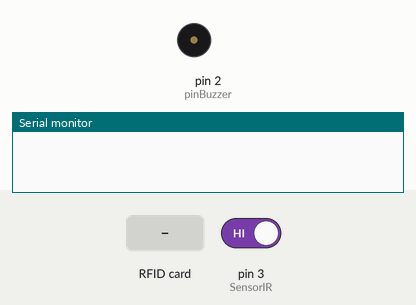
This sketch was run on a simulated Arduino Uno, built with avr-gcc and run on an emulated ATmega328P. On the bench: buzzer (waves = sounding, pin HIGH), the last lines printed to the serial monitor. Inputs (shaded band) come from the test bench; at power-on: pin 3 (SensorIR) HIGH. Pins used as bus, display or sensor lines are not drawn.

Above: at 1.6 s.
1.7 s: RFID card 5E 7A 19 C4 held to the reader
At 2.2 s:
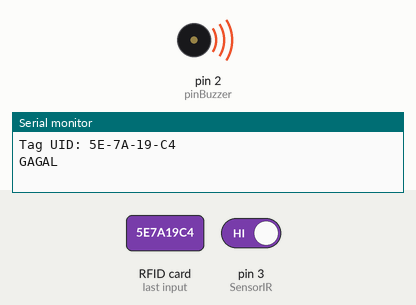
Timing chart, 0 to 4.7 s (numbered marks = the images above; inputs shaded):
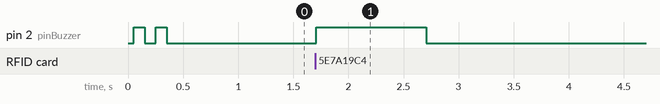

The sketch:

7_RFID_INFRARED.ino
```cpp
//Inisialisasi pembuatan variable

#include <SPI.h>
#include <MFRC522.h>

String uidString;

int pinBuzzer=2;
#define SS_PIN 10
#define RST_PIN 9
MFRC522 mfrc522(SS_PIN, RST_PIN);     //Create MFRC522 instance.

int SensorIR=3;
String kunci="dikunci";

void setup() {
 Serial.begin(9600);
 pinMode(pinBuzzer,OUTPUT);
 pinMode(SensorIR,INPUT);
 SPI.begin();   //Initiate SPI bus
 mfrc522. PCD_Init();  //Initiate MFRC522
 bunyibuzzeroke();
}
void bunyibuzzeroke(){
  digitalWrite(pinBuzzer,HIGH);
  delay(100);
  digitalWrite(pinBuzzer,LOW);
  delay(100);
  digitalWrite(pinBuzzer,HIGH);
  delay(100);
  digitalWrite(pinBuzzer,LOW);
  delay(100);
}

void readRFID(){
  mfrc522.PICC_ReadCardSerial();
  // Sound the buzzer when a card is read

  //Pembatas bisa dirubah sesuai keinginan,disini yang digunakan "-"
  uidString = String(mfrc522.uid.uidByte[0],HEX) + "-" +
              String(mfrc522.uid.uidByte[1],HEX) + "-" +
              String(mfrc522.uid.uidByte[2],HEX) + "-" +
              String(mfrc522.uid.uidByte[3],HEX);
              uidString.toUpperCase();
}

void bunyibuzzergagal(){
  digitalWrite(pinBuzzer,HIGH);
  delay(1000);
  digitalWrite(pinBuzzer,LOW);
  delay(1000);
}
void loop() {
  int bacaSensorIR=digitalRead(SensorIR);

  if (mfrc522.PICC_IsNewCardPresent()&& kunci=="dikunci") {
  readRFID();
  Serial.print("Tag UID: ");
  Serial.println(uidString);
  if(uidString=="6A-A7-D5-80"){
  Serial.println("BERHASIL");
  bunyibuzzeroke();
  kunci="dibuka";
  }else{
  Serial.println("GAGAL");
  bunyibuzzergagal();
  }
 }

  if (bacaSensorIR==0 and kunci=="dibuka" ){
  kunci="dikunci";
  Serial.println("PALANG DITUTUP");
  delay(500);
  Serial.println("Tempelkan Kartu!");
  delay(500); //Jeda waktu perulagan seama 500 mili detik
  }
 }
```

Measured:
- after the input at 1.7 s, pin 2 (pinBuzzer): LOW → HIGH at once, → LOW 1.0 s later
